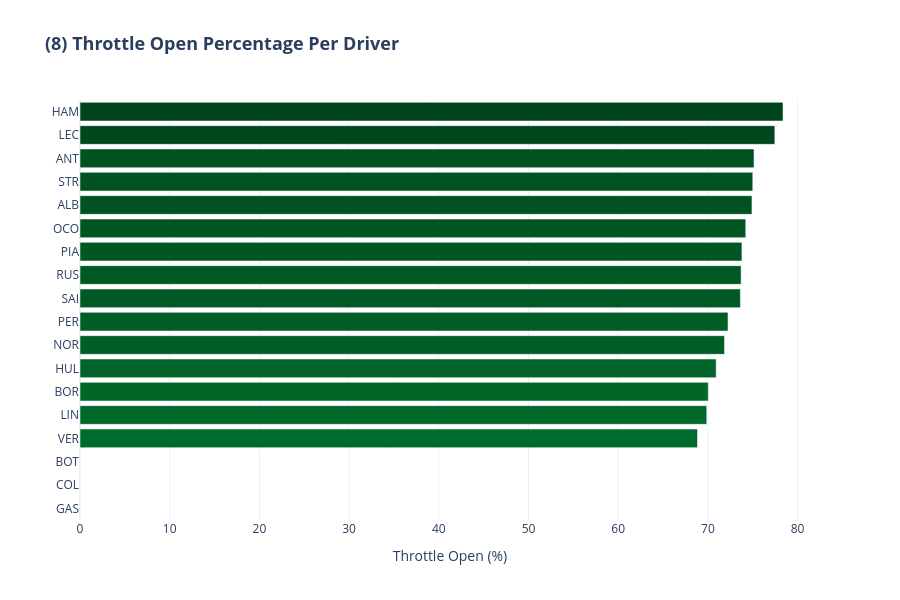

Write notebook code for a chart like this one.
### Code cell
fig8 = px.bar(
    data_frame=perc_throttle_open,
    x='throttle_pct',
    y='driver_code',
    orientation='h',
    color='throttle_pct',
    color_continuous_scale=px.colors.sequential.Greens,
    title='(8) Throttle Open Percentage Per Driver',
    labels={'throttle_pct': 'Throttle Open (%)',
            'driver_code': ''},
    width=900,
    height=600
)

fig8.update_layout(
    title_font=dict(size=18, weight='bold'),
    coloraxis_showscale=False,
    yaxis=dict(categoryorder='total ascending')
)

fig8.show()

### Figure 1 — Plotly figure (JSON) as saved in the notebook; plotly's stock layout.template omitted (floating-point values rounded to 4 significant figures)
{"data": [{"hovertemplate": "Throttle Open (%)=%{marker.color}<br>=%{y}<extra></extra>", "legendgroup": "", "marker": {"color": [78.37, 77.46, 75.14, 75.0, 74.91, 74.22, 73.79, 73.7, 73.62, 72.24, 71.85, 70.92, 70.04, 69.87, 68.84, 0.0, 0.0, 0.0], "coloraxis": "coloraxis", "pattern": {"shape": ""}}, "name": "", "orientation": "h", "showlegend": false, "textposition": "auto", "type": "bar", "x": [78.37, 77.46, 75.14, 75.0, 74.91, 74.22, 73.79, 73.7, 73.62, 72.24, 71.85, 70.92, 70.04, 69.87, 68.84, 0.0, 0.0, 0.0], "xaxis": "x", "y": ["HAM", "LEC", "ANT", "STR", "ALB", "OCO", "PIA", "RUS", "SAI", "PER", "NOR", "HUL", "BOR", "LIN", "VER", "GAS", "COL", "BOT"], "yaxis": "y"}], "layout": {"barmode": "relative", "coloraxis": {"colorbar": {"title": {"text": "Throttle Open (%)"}}, "colorscale": [[0, "rgb(247,252,245)"], [0.125, "rgb(229,245,224)"], [0.25, "rgb(199,233,192)"], [0.375, "rgb(161,217,155)"], [0.5, "rgb(116,196,118)"], [0.625, "rgb(65,171,93)"], [0.75, "rgb(35,139,69)"], [0.875, "rgb(0,109,44)"], [1, "rgb(0,68,27)"]], "showscale": false}, "height": 600, "legend": {"tracegroupgap": 0}, "title": {"font": {"size": 18, "weight": "bold"}, "text": "(8) Throttle Open Percentage Per Driver"}, "width": 900, "xaxis": {"anchor": "y", "domain": [0, 1], "title": {"text": "Throttle Open (%)"}}, "yaxis": {"anchor": "x", "categoryorder": "total ascending", "domain": [0, 1], "title": {"text": ""}}}}
